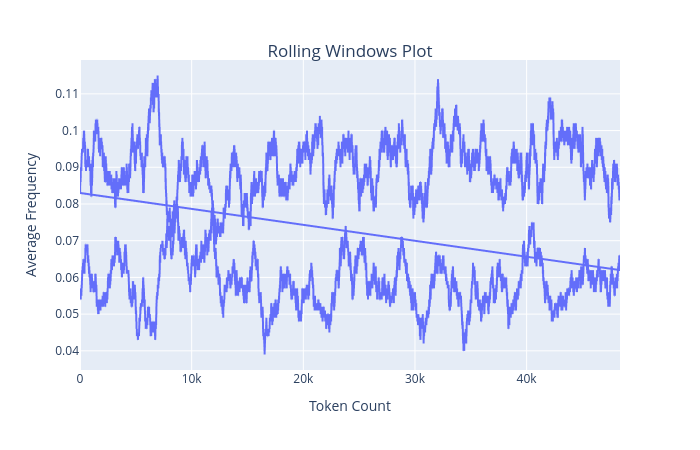

The notebook cell saved with this chart:
### Markdown cell above
<a id="interactive"></a>
### Option B: Interactive Plots (PlotlyPlotter)

**Best for:** Exploration, web presentation, detailed analysis with hover information

### Code cell
# CHANGE THIS: Use your results from above
data_to_plot = avg_results  # or count_results or ratio_results

# Create an interactive plot
interactive_plotter = PlotlyPlotter(
    title="Interactive Pattern Analysis",  # CHANGE THIS
    xlabel="Window Position",
    ylabel="Frequency",  # CHANGE THIS based on your analysis type
    width=1000,  # pixels
    height=600,  # pixels
    showlegend=True
)

# Generate the plot (displays in notebook)
interactive_plotter(df=data_to_plot)

# Optional: Save as interactive HTML
# interactive_plotter.save("my_analysis.html")

### Figure 1 — Plotly figure (JSON) as saved in the notebook; plotly's stock layout.template omitted (floating-point values rounded to 4 significant figures; data arrays with more than 128 entries replaced by an {"elided": "..."} marker saying what was removed)
{"data": [{"hovertemplate": "id=%{x}<br>value=%{y}<extra></extra>", "legendgroup": "", "line": {"color": "#636EFA", "dash": "solid"}, "marker": {"symbol": "circle"}, "mode": "lines", "name": "", "showlegend": false, "type": "scattergl", "x": {"elided": "96724 int values"}, "xaxis": "x", "y": {"elided": "96724 float values"}, "yaxis": "y"}], "layout": {"height": 450, "legend": {"tracegroupgap": 0}, "margin": {"t": 60}, "showlegend": true, "title": {"text": "Rolling Windows Plot", "x": 0.5, "xanchor": "center", "y": 0.9, "yanchor": "top"}, "width": 700, "xaxis": {"anchor": "y", "domain": [0, 1], "title": {"text": "Token Count"}}, "yaxis": {"anchor": "x", "domain": [0, 1], "title": {"text": "Average Frequency"}}}}
